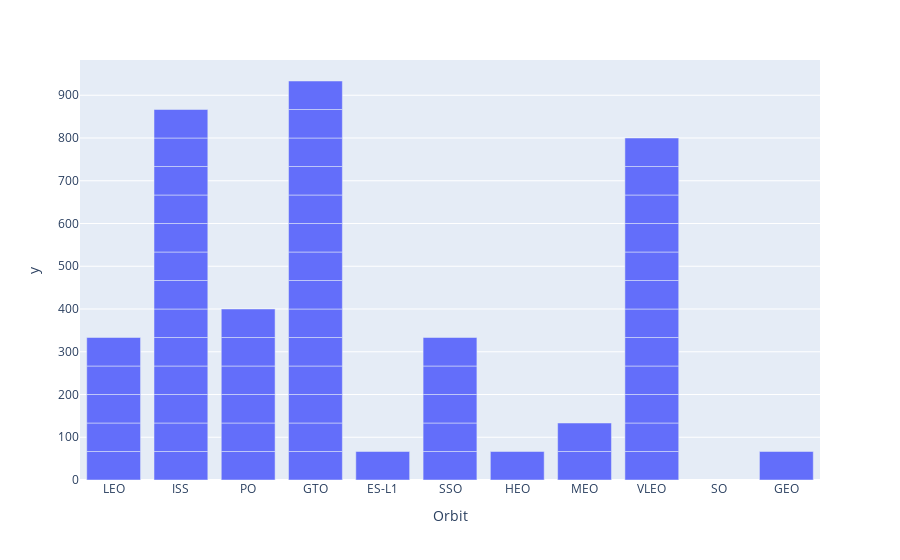

Write notebook code for a chart like this one.
### Code cell
import plotly.express as px
fig = px.bar(df, x='Orbit', y=sucess_rate)
fig.show()

### Figure 1 — Plotly figure (JSON) as saved in the notebook; plotly's stock layout.template omitted (floating-point values rounded to 4 significant figures)
{"data": [{"alignmentgroup": "True", "hovertemplate": "Orbit=%{x}<br>y=%{y}<extra></extra>", "legendgroup": "", "marker": {"color": "#636efa", "pattern": {"shape": ""}}, "name": "", "offsetgroup": "", "orientation": "v", "showlegend": false, "textposition": "auto", "type": "bar", "x": ["LEO", "LEO", "ISS", "PO", "GTO", "GTO", "ISS", "LEO", "GTO", "GTO", "ISS", "ISS", "ES-L1", "ISS", "GTO", "ISS", "LEO", "PO", "GTO", "ISS", "GTO", "GTO", "ISS", "GTO", "GTO", "PO", "ISS", "GTO", "GTO", "LEO", "GTO", "ISS", "GTO", "PO", "GTO", "ISS", "SSO", "LEO", "PO", "GTO", "GTO", "ISS", "PO", "LEO", "GTO", "GTO", "PO", "ISS", "HEO", "GTO", "GTO", "ISS", "GTO", "PO", "GTO", "GTO", "SSO", "GTO", "SSO", "ISS", "MEO", "PO", "ISS", "ISS", "VLEO", "SSO", "ISS", "GTO", "VLEO", "ISS", "GTO", "VLEO", "SO", "VLEO", "VLEO", "ISS", "VLEO", "VLEO", "ISS", "VLEO", "VLEO", "MEO", "GEO", "VLEO", "SSO", "VLEO", "VLEO", "VLEO", "VLEO", "MEO"], "xaxis": "x", "y": [null, null, null, null, null, null, 66.67, 66.67, null, null, null, null, 66.67, null, null, null, 66.67, null, null, 66.67, 66.67, 66.67, 66.67, 66.67, null, 66.67, 66.67, null, 66.67, 66.67, null, 66.67, 66.67, 66.67, null, 66.67, 66.67, 66.67, 66.67, 66.67, 66.67, 66.67, 66.67, 66.67, 66.67, null, null, null, 66.67, 66.67, null, null, 66.67, 66.67, 66.67, 66.67, 66.67, 66.67, 66.67, null, null, 66.67, 66.67, 66.67, 66.67, 66.67, 66.67, null, 66.67, 66.67, 66.67, 66.67, null, 66.67, null, 66.67, null, 66.67, 66.67, 66.67, 66.67, 66.67, 66.67, 66.67, 66.67, 66.67, 66.67, 66.67, 66.67, 66.67], "yaxis": "y"}], "layout": {"autosize": true, "barmode": "relative", "legend": {"tracegroupgap": 0}, "margin": {"t": 60}, "xaxis": {"anchor": "y", "autorange": true, "domain": [0, 1], "range": [-0.5, 10.5], "title": {"text": "Orbit"}, "type": "category"}, "yaxis": {"anchor": "x", "autorange": true, "domain": [0, 1], "range": [0, 982.5], "title": {"text": "y"}, "type": "linear"}}}
